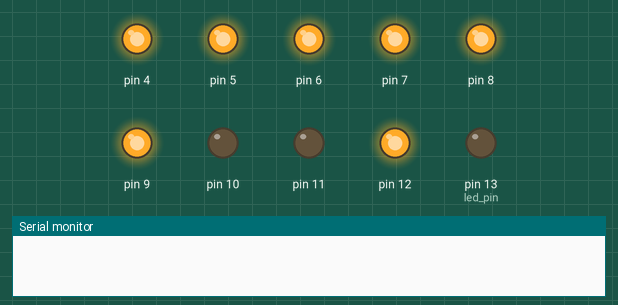
The sketch below on a simulated Arduino Uno, built with avr-gcc and run on an emulated ATmega328P. Parts: output pins drawn as LEDs (lit = HIGH), the last lines printed to the serial monitor. The modem accepts every AT command (registered, SIM ready, sends succeed) and sends nothing else.

Above: at 0.1 s.
At 8.53 s:
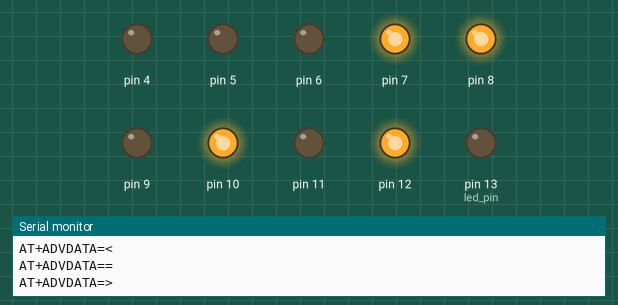
At 12.59 s:
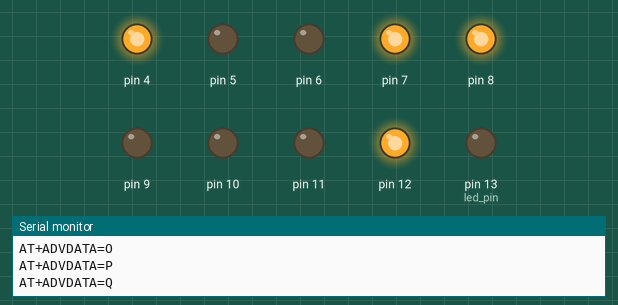
At 16.8 s:
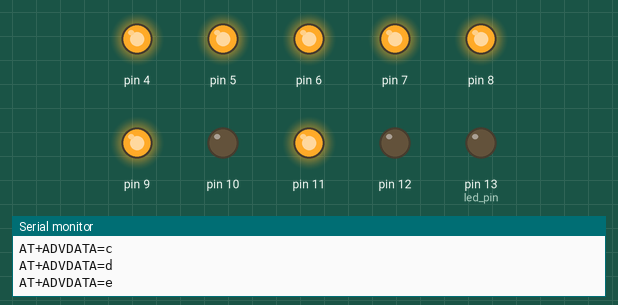
At 29.11 s:
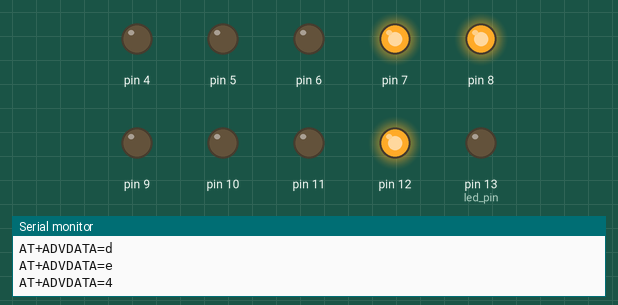
At 39.38 s:
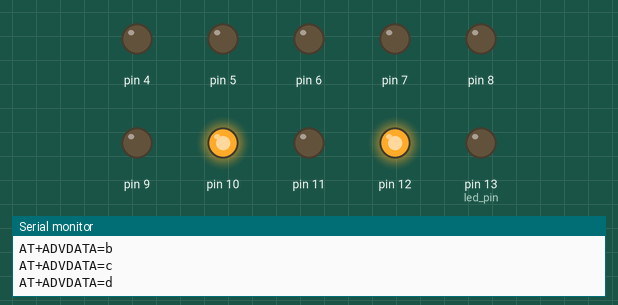
Timing chart, 0 to 40.0 s (numbered marks = the images above):
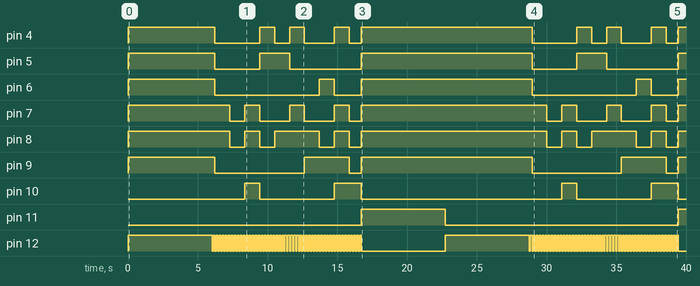

The sketch:

sign.ino
```cpp
#include <SoftwareSerial.h>
//#include <MsTimer2.h>

SoftwareSerial BTSerial(2, 3);
const int led_pin = 13;
char a[20] = "AT+ADVDATA=";

int num[10][7]{
  {0,0,0,0,0,0,1}, //0
  {1,0,0,1,1,1,1}, //1
  {0,0,1,0,0,1,0}, //2
  {0,0,0,0,1,1,0}, //3
  {1,0,0,1,1,0,0},//4
  {0,1,0,0,1,0,0},//5
  {1,1,0,0,0,0,0},//6
  {0,0,0,1,1,0,1},//7
  {0,0,0,0,0,0,0},//8
  {0,0,0,1,1,0,0}//9
};

/*
void flash()
{
  char flag = BTSerial.read();
  Serial.write(flag);
  static boolean output = HIGH;
  //if(flag == '1' || flag == '2' || flag == '3')
    //digitalWrite(led_pin, output);
}*/

void setup() {
  pinMode(11, OUTPUT);
  pinMode(12, OUTPUT);
  pinMode(led_pin, OUTPUT);
  //MsTimer2::set(200, flash); // 500ms period
  //MsTimer2::start();
  Serial.begin(9600);
  BTSerial.begin(9600);

  pinMode(4,OUTPUT);
  pinMode(5,OUTPUT);
  pinMode(6,OUTPUT);
  pinMode(7,OUTPUT);
  pinMode(8,OUTPUT);
  pinMode(9,OUTPUT);
  pinMode(10,OUTPUT);
}
int num1 = 10;
int cout = 0;
void loop() {
    digitalWrite(4, HIGH);
    digitalWrite(5, HIGH);
    digitalWrite(6, HIGH);
    digitalWrite(7, HIGH);
    digitalWrite(8, HIGH);
    digitalWrite(9, HIGH);

    digitalWrite(11,LOW);
    digitalWrite(12, 255);
    BTSerial.write((char*)"AT+ADVDATA=1\n");
    BTSerial.write((char*)"AT+VER?\n");

    //Serial.write(BTSerial.read());
    delay(6000);
   // BTSerial.write((char*)"AT+ADVDATA=2\n");
    for(int i = 0; i < 50; i++) {
      digitalWrite(12, LOW);
      delay(100);
      digitalWrite(12, HIGH);
      delay(100);
      a[11] = i + '4';
      a[12] = '\n';
      Serial.write(a);
      BTSerial.write(a);
      cout = 0;

      if(i == 0 || i == 5 || i == 10 || i == 15 || i == 20 || i == 25 || i == 30 || i == 35 || i == 40 || i == 45 ) {
        num1--;
        for(int j = 4; j < 11; j++) {
          digitalWrite(j,num[num1][cout]);
          cout++;
        }
        //0,0,1,0,0,1,0
        //1,0,0,1,1,1,1

      }
      //if(num1 == 10) num1=0;
     }
    num1 = 10;
    digitalWrite(10, LOW);
    digitalWrite(4, HIGH);
    digitalWrite(5, HIGH);
    digitalWrite(6, HIGH);
    digitalWrite(7, HIGH);
    digitalWrite(8, HIGH);
    digitalWrite(9, HIGH);

    BTSerial.write((char*)"AT+ADVDATA=3\n");
    digitalWrite(12, LOW);
    digitalWrite(11, HIGH);
    delay(6000);


}
```

Measured:
- by itself, pin 4: LOW → HIGH at 0.00 s, → LOW 6.2 s later, → HIGH 3.2 s later, → LOW 1.1 s later, … (17 changes in this stretch)
- by itself, pin 5: LOW → HIGH at 0.00 s, → LOW 6.2 s later, → HIGH 3.2 s later, → LOW 2.1 s later, … (9 changes in this stretch)
- by itself, pin 6: LOW → HIGH at 0.00 s, → LOW 6.2 s later, → HIGH 7.5 s later, → LOW 1.1 s later, … (9 changes in this stretch)
- by itself, pin 7: LOW → HIGH at 0.00 s, → LOW 7.3 s later, → HIGH 1.1 s later, → LOW 1.1 s later, … (17 changes in this stretch)
- by itself, pin 8: LOW → HIGH at 0.00 s, → LOW 7.3 s later, → HIGH 1.1 s later, → LOW 1.1 s later, … (17 changes in this stretch)
- by itself, pin 9: LOW → HIGH at 0.00 s, → LOW 6.2 s later, → HIGH 6.4 s later, → LOW 3.2 s later, … (9 changes in this stretch)
- by itself, pin 10: LOW → HIGH at 8.4 s, → LOW 1.1 s later, → HIGH 5.3 s later, → LOW 1.9 s later, … (8 changes in this stretch)
- by itself, pin 11: LOW → HIGH at 16.7 s, → LOW 6.0 s later, → HIGH 16.7 s later
